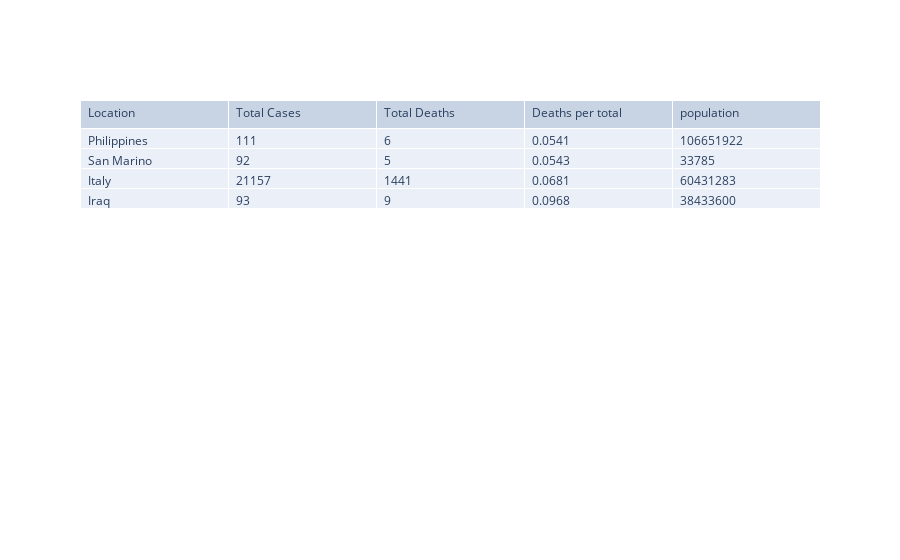

The cell this chart's notebook holds for it:
### Code cell
fig = go.Figure(data=[go.Table(
    header=dict(values=['Location', 
                        'Total Cases', 
                        'Total Deaths',
                        'Deaths per total', 
                        'population'],
                align='left'),
    cells=dict(values=[filtered_for_table['location'], 
                       filtered_for_table['total_cases'], 
                       filtered_for_table['total_deaths'], 
                       filtered_for_table['deaths_per_total'],
                       filtered_for_table['population']
                      ],
               align='left'))
])

fig.show()

### Figure 1 — Plotly figure (JSON) as saved in the notebook; plotly's stock layout.template omitted (floating-point values rounded to 4 significant figures)
{"data": [{"cells": {"align": "left", "values": [["Philippines", "San Marino", "Italy", "Iraq"], [111, 92, 21157, 93], [6, 5, 1441, 9], [0.0541, 0.0543, 0.0681, 0.0968], [106651922, 33785, 60431283, 38433600]]}, "header": {"align": "left", "values": ["Location", "Total Cases", "Total Deaths", "Deaths per total", "population"]}, "type": "table"}], "layout": {}}
